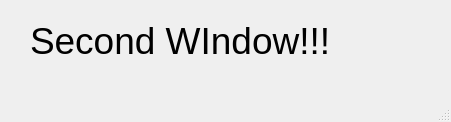
<?xml version="1.0" encoding="UTF-8"?>
<ui version="4.0">
 <class>SecondWindow</class>
 <widget class="QMainWindow" name="SecondWindow">
  <property name="geometry">
   <rect>
    <x>0</x>
    <y>0</y>
    <width>451</width>
    <height>122</height>
   </rect>
  </property>
  <property name="windowTitle">
   <string>MainWindow</string>
  </property>
  <widget class="QWidget" name="centralwidget">
   <widget class="QLabel" name="label">
    <property name="geometry">
     <rect>
      <x>30</x>
      <y>10</y>
      <width>381</width>
      <height>61</height>
     </rect>
    </property>
    <property name="font">
     <font>
      <pointsize>28</pointsize>
     </font>
    </property>
    <property name="text">
     <string>Second WIndow!!!</string>
    </property>
   </widget>
  </widget>
  <widget class="QMenuBar" name="menubar">
   <property name="geometry">
    <rect>
     <x>0</x>
     <y>0</y>
     <width>451</width>
     <height>21</height>
    </rect>
   </property>
  </widget>
  <widget class="QStatusBar" name="statusbar"/>
 </widget>
 <resources/>
 <connections/>
</ui>
